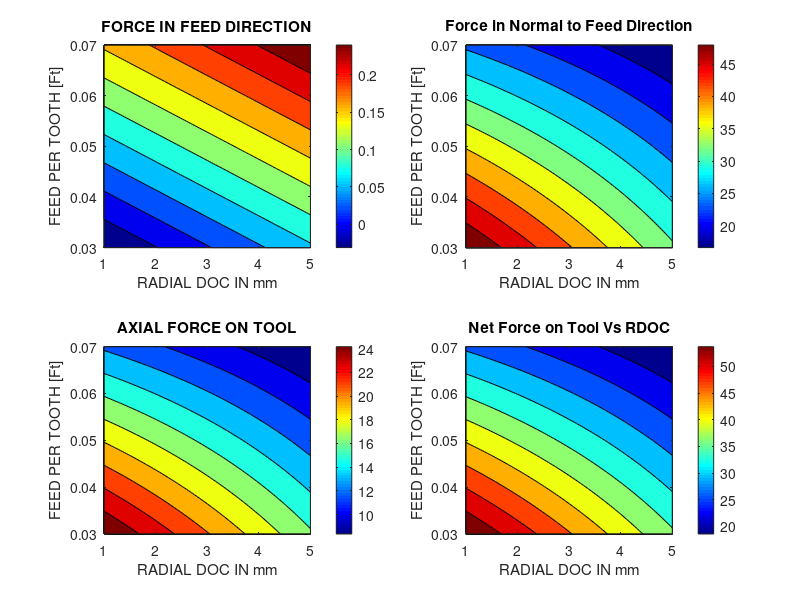
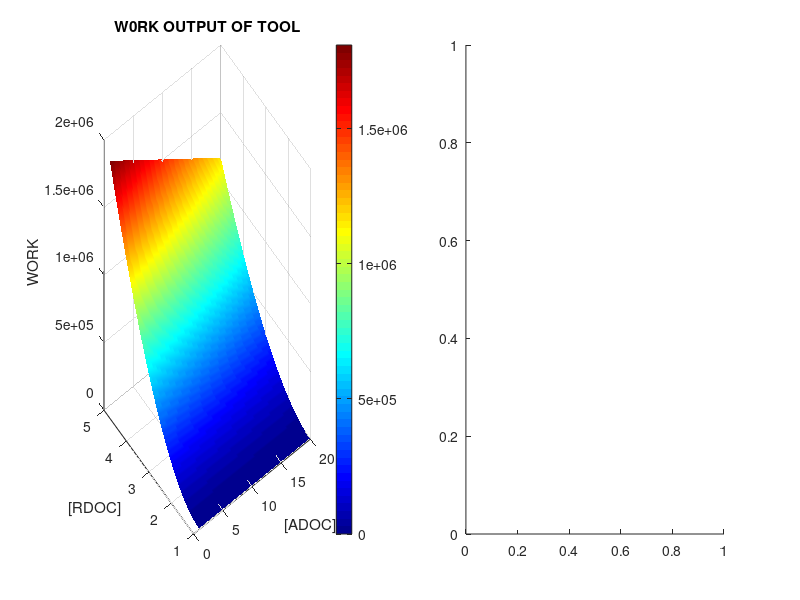

These charts were generated, in order, by the following MATLAB code: (Note: this script raises an error after producing the figures.)
clcclear alld = 10 ; %in mm, the dia of tool ##ft = 0.03:0.01:0.07 %in mm##ae = [0.5*d:0.01:0.10*d];##ap = [0.5*d:0.01:2*d];##[ap, ae] = meshgrid(0.5*d:0.01:2*d, 0.5*d:0.01:0.10*d );[ae,ft] = meshgrid(0.1*d:0.04:0.5*d, 0.03:0.0004:0.07)figure(1)subplot(2,2,1)Ff = -202.59 + 4848.57*ft + 26*ae;contourf(ae, ft, Ff/1000)xlabel('RADIAL DOC IN mm')ylabel('FEED PER TOOTH [Ft]')zlabel('Force in Feed Direction in KN')title('FORCE IN FEED DIRECTION')colormap jet, shading interpcolorbarsubplot (2,2,2)Ffn = -66 + 9240*ft + 50*ae + 586.71*(ft-0.108)*(ae-12);contourf(ae, ft, Ffn/1000)title('Force in Normal to Feed Direction' )xlabel('RADIAL DOC IN mm')ylabel('FEED PER TOOTH [Ft]')zlabel('Force in normal to Feed Direction in KN')colormap jet,shading interpcolorbarsubplot (2,2,3)Fa = -58.95 + 5652.38*ft + 15.62*ae + 295.71*(ft-0.108)*(ae-12);contourf(ae, ft, Fa/1000)xlabel('RADIAL DOC IN mm')ylabel('FEED PER TOOTH [Ft]')zlabel('Axial Force in KN')title('AXIAL FORCE ON TOOL')colormap jet,shading interpcolorbarsubplot (2,2,4)fnet = sqrt(Ff.^2 + Ffn.^2+ Fa.^2);contourf(ae, ft, fnet/1000)xlabel('RADIAL DOC IN mm')ylabel('FEED PER TOOTH [Ft]')zlabel('NET FORCE ON TOOL IN KN')title('Net Force on Tool Vs RDOC')colormap jet,shading interpcolorbarm = min(fnet(:));n = max(fnet(:));t = (n-m)/100;ae = [1:0.04:5];ap = [1:0.19:20];figure (2)work = cumtrapz(ae,cumtrapz(ap,fnet));subplot(1,2,1)surf(ap,ae,work)colormap jet, shading interpxlabel('[ADOC]')ylabel('[RDOC]')zlabel('WORK')title('W0RK OUTPUT OF TOOL')colorbarsubplot(1,2,2)surf(ap,ae,work,50)xlabel('[ADOC]')ylabel('[RDOC]')grid ontitle('W0RK OUTPUT OF TOOL')colormap hsvcolorbar